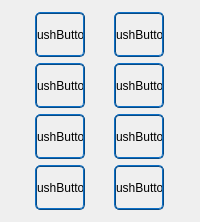
              <widget class="QWidget" name="Content1Right" native="true">
               <property name="maximumSize">
                <size>
                 <width>206</width>
                 <height>16777215</height>
                </size>
               </property>
               <property name="styleSheet">
                <string notr="true"/>
               </property>
               <layout class="QVBoxLayout" name="verticalLayout_15">
                <property name="spacing">
                 <number>0</number>
                </property>
                <property name="leftMargin">
                 <number>3</number>
                </property>
                <property name="topMargin">
                 <number>3</number>
                </property>
                <property name="rightMargin">
                 <number>3</number>
                </property>
                <property name="bottomMargin">
                 <number>3</number>
                </property>
                <item>
                 <widget class="QWidget" name="widget_29" native="true">
                  <property name="maximumSize">
                   <size>
                    <width>16777215</width>
                    <height>45</height>
                   </size>
                  </property>
                  <widget class="QLineEdit" name="txtTrangThai1">
                   <property name="geometry">
                    <rect>
                     <x>-3</x>
                     <y>-3</y>
                     <width>207</width>
                     <height>45</height>
                    </rect>
                   </property>
                   <property name="sizePolicy">
                    <sizepolicy hsizetype="Expanding" vsizetype="Maximum">
                     <horstretch>0</horstretch>
                     <verstretch>0</verstretch>
                    </sizepolicy>
                   </property>
                   <property name="maximumSize">
                    <size>
                     <width>16777215</width>
                     <height>16777215</height>
                    </size>
                   </property>
                   <property name="font">
                    <font>
                     <family>Calibri</family>
                     <pointsize>20</pointsize>
                     <weight>75</weight>
                     <bold>true</bold>
                    </font>
                   </property>
                   <property name="text">
                    <string>DỪNG IN</string>
                   </property>
                   <property name="alignment">
                    <set>Qt::AlignCenter</set>
                   </property>
                  </widget>
                 </widget>
                </item>
                <item>
                 <widget class="QWidget" name="widget_30" native="true">
                  <property name="styleSheet">
                   <string notr="true">#btnBatTatIn1, 
#btnCamera1,
#btnChungTu1,
#btnChuyenMay1ToMay2,
#btnChuyenMay1ToMay3,
#btnChuyenMay1ToMay4,
#btnChuyenMayIn1,
#btnDetail1 {
	border: 2px solid #084a84;
  	border-radius: 5px;
	border-style: ridge;
}</string>
                  </property>
                  <layout class="QGridLayout" name="gridLayout_2">
                   <item row="0" column="0">
                    <widget class="QPushButton" name="btnChungTu1">
                     <property name="minimumSize">
                      <size>
                       <width>50</width>
                       <height>45</height>
                      </size>
                     </property>
                     <property name="maximumSize">
                      <size>
                       <width>50</width>
                       <height>45</height>
                      </size>
                     </property>
                     <property name="cursor">
                      <cursorShape>PointingHandCursor</cursorShape>
                     </property>
                     <property name="mouseTracking">
                      <bool>true</bool>
                     </property>
                     <property name="text">
                      <string>PushButton</string>
                     </property>
                    </widget>
                   </item>
                   <item row="0" column="1">
                    <widget class="QPushButton" name="btnBatTatIn1">
                     <property name="minimumSize">
                      <size>
                       <width>50</width>
                       <height>45</height>
                      </size>
                     </property>
                     <property name="maximumSize">
                      <size>
                       <width>50</width>
                       <height>45</height>
                      </size>
                     </property>
                     <property name="cursor">
                      <cursorShape>PointingHandCursor</cursorShape>
                     </property>
                     <property name="mouseTracking">
                      <bool>true</bool>
                     </property>
                     <property name="text">
                      <string>PushButton</string>
                     </property>
                    </widget>
                   </item>
                   <item row="1" column="0">
                    <widget class="QPushButton" name="btnChuyenMayIn1">
                     <property name="minimumSize">
                      <size>
                       <width>50</width>
                       <height>45</height>
                      </size>
                     </property>
                     <property name="maximumSize">
                      <size>
                       <width>50</width>
                       <height>45</height>
                      </size>
                     </property>
                     <property name="cursor">
                      <cursorShape>PointingHandCursor</cursorShape>
                     </property>
                     <property name="mouseTracking">
                      <bool>true</bool>
                     </property>
                     <property name="text">
                      <string>PushButton</string>
                     </property>
                    </widget>
                   </item>
                   <item row="1" column="1">
                    <widget class="QPushButton" name="btnChuyenMay1ToMay2">
                     <property name="minimumSize">
                      <size>
                       <width>50</width>
                       <height>45</height>
                      </size>
                     </property>
                     <property name="maximumSize">
                      <size>
                       <width>50</width>
                       <height>45</height>
                      </size>
                     </property>
                     <property name="cursor">
                      <cursorShape>PointingHandCursor</cursorShape>
                     </property>
                     <property name="mouseTracking">
                      <bool>true</bool>
                     </property>
                     <property name="text">
                      <string>PushButton</string>
                     </property>
                    </widget>
                   </item>
                   <item row="2" column="0">
                    <widget class="QPushButton" name="btnCamera1">
                     <property name="minimumSize">
                      <size>
                       <width>50</width>
                       <height>45</height>
                      </size>
                     </property>
                     <property name="maximumSize">
                      <size>
                       <width>50</width>
                       <height>45</height>
                      </size>
                     </property>
                     <property name="cursor">
                      <cursorShape>PointingHandCursor</cursorShape>
                     </property>
                     <property name="mouseTracking">
                      <bool>true</bool>
                     </property>
                     <property name="text">
                      <string>PushButton</string>
                     </property>
                    </widget>
                   </item>
                   <item row="2" column="1">
                    <widget class="QPushButton" name="btnChuyenMay1ToMay3">
                     <property name="minimumSize">
                      <size>
                       <width>50</width>
                       <height>45</height>
                      </size>
                     </property>
                     <property name="maximumSize">
                      <size>
                       <width>50</width>
                       <height>45</height>
                      </size>
                     </property>
                     <property name="cursor">
                      <cursorShape>PointingHandCursor</cursorShape>
                     </property>
                     <property name="mouseTracking">
                      <bool>true</bool>
                     </property>
                     <property name="text">
                      <string>PushButton</string>
                     </property>
                    </widget>
                   </item>
                   <item row="3" column="0">
                    <widget class="QPushButton" name="btnDetail1">
                     <property name="minimumSize">
                      <size>
                       <width>50</width>
                       <height>45</height>
                      </size>
                     </property>
                     <property name="maximumSize">
                      <size>
                       <width>50</width>
                       <height>45</height>
                      </size>
                     </property>
                     <property name="cursor">
                      <cursorShape>PointingHandCursor</cursorShape>
                     </property>
                     <property name="mouseTracking">
                      <bool>true</bool>
                     </property>
                     <property name="text">
                      <string>PushButton</string>
                     </property>
                    </widget>
                   </item>
                   <item row="3" column="1">
                    <widget class="QPushButton" name="btnChuyenMay1ToMay4">
                     <property name="minimumSize">
                      <size>
                       <width>50</width>
                       <height>45</height>
                      </size>
                     </property>
                     <property name="maximumSize">
                      <size>
                       <width>50</width>
                       <height>45</height>
                      </size>
                     </property>
                     <property name="cursor">
                      <cursorShape>PointingHandCursor</cursorShape>
                     </property>
                     <property name="mouseTracking">
                      <bool>true</bool>
                     </property>
                     <property name="text">
                      <string>PushButton</string>
                     </property>
                    </widget>
                   </item>
                  </layout>
                 </widget>
                </item>
               </layout>
              </widget>
